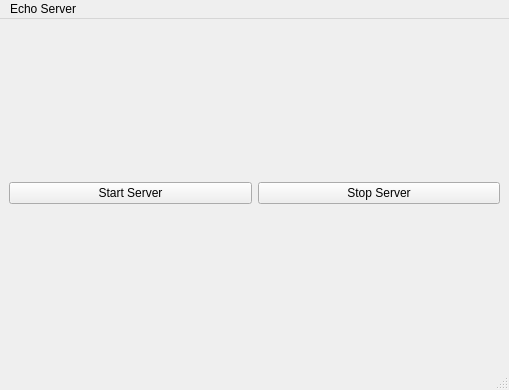
<?xml version="1.0" encoding="UTF-8"?>
<ui version="4.0">
 <class>MainView</class>
 <widget class="QMainWindow" name="MainView">
  <property name="geometry">
   <rect>
    <x>0</x>
    <y>0</y>
    <width>509</width>
    <height>390</height>
   </rect>
  </property>
  <property name="windowTitle">
   <string>MainView</string>
  </property>
  <widget class="QWidget" name="centralwidget">
   <layout class="QHBoxLayout" name="horizontalLayout">
    <item>
     <widget class="QPushButton" name="btnStart">
      <property name="text">
       <string>Start Server</string>
      </property>
     </widget>
    </item>
    <item>
     <widget class="QPushButton" name="btnStop">
      <property name="text">
       <string>Stop Server</string>
      </property>
     </widget>
    </item>
   </layout>
  </widget>
  <widget class="QMenuBar" name="menubar">
   <property name="geometry">
    <rect>
     <x>0</x>
     <y>0</y>
     <width>509</width>
     <height>17</height>
    </rect>
   </property>
   <widget class="QMenu" name="menuEcho_Server">
    <property name="title">
     <string>Echo Server</string>
    </property>
   </widget>
   <addaction name="menuEcho_Server"/>
  </widget>
  <widget class="QStatusBar" name="statusbar"/>
 </widget>
 <resources/>
 <connections/>
</ui>
